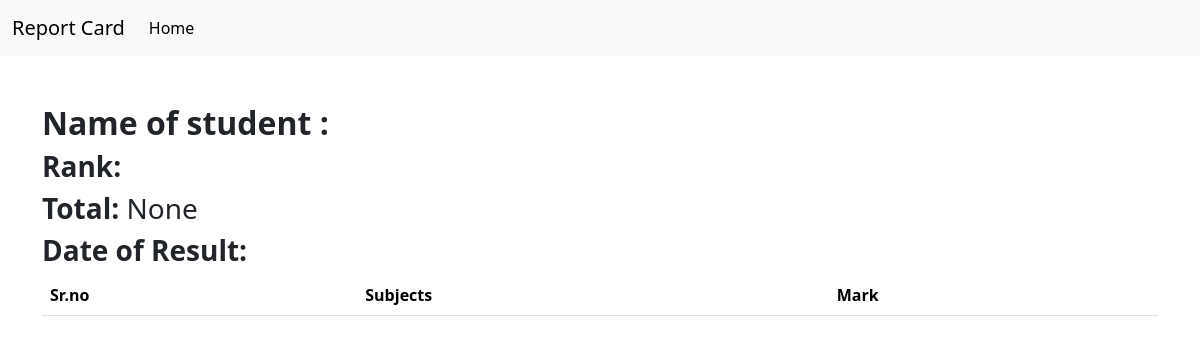
The app's page /see_mark/STU-0949, older data.
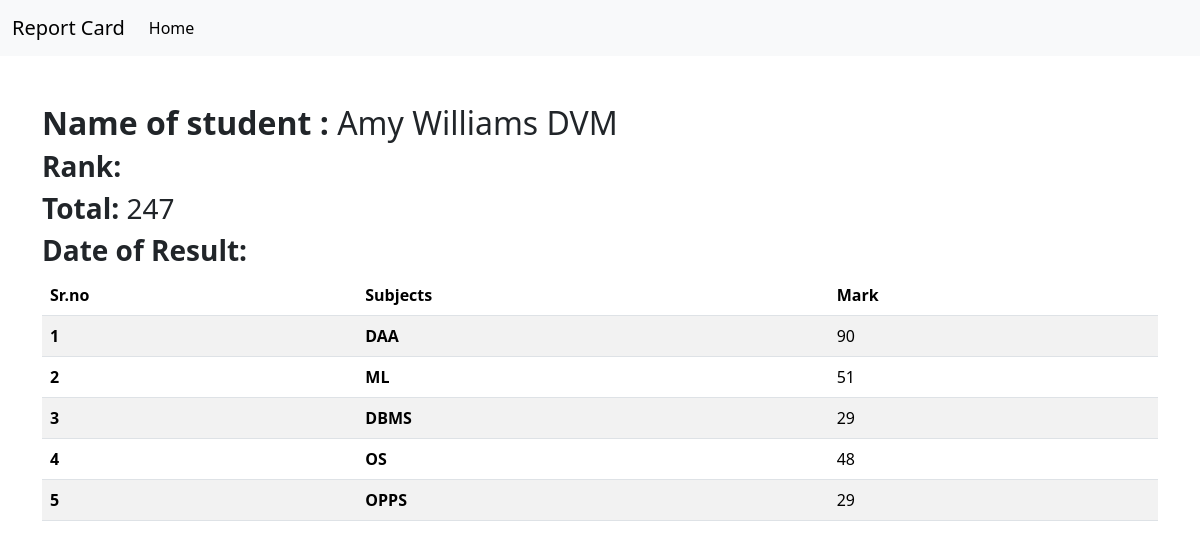
The same page, newer data.
### student/models.py (models this page shows, shortened)
class SubjectMark(models.Model):
    student = models.ForeignKey(Student,related_name="studentmark",on_delete=models.CASCADE)
    subject = models.ForeignKey(Subject, on_delete=models.CASCADE)
    marks = models.IntegerField()
    class Meta :
        unique_together = ['student','subject']

class Student(models.Model):
    department = models.ForeignKey(Department, on_delete=models.CASCADE, related_name='depart')
    studentid = models.OneToOneField(StudentId, on_delete=models.CASCADE, related_name='student')
    student_name = models.CharField(max_length=100)
    student_email = models.EmailField(unique=True)
    student_age = models.IntegerField(default=18)
    student_address = models.TextField()
    is_deleted = models.BooleanField(default=False)
    objects = StudentManager()
    admin_objects = models.Manager()
    def __str__(self):
        return self.student_name
    class Meta:
        ordering = ['student_name']
        verbose_name = "student"

class Subject(models.Model):
    subject_name = models.CharField(max_length=100)

### student/views.py (the view)
# urls.py: path('see_mark/<studentid>', see_mark, name='see_mark'),
def see_mark (request,studentid):
    queryset = SubjectMark.objects.filter(student__studentid__studentid = studentid)
    total_marks = queryset.aggregate(total_marks = Sum ('marks'))
    return render(request,'see_mark.html',{'queryset':queryset,'total_marks' : total_marks})

### student/templates/see_mark.html
{% extends "base.html" %}
{% block start %}
<div class="container mt-5">
<table class="table table-striped">
    <h2><b>Name of student :    </b>  {{queryset.first.student}} </h2>
    <h3><b>Rank:</b>   {{queryset.first.student.studentreportcard.first.student_rank}}</h3>
    <h3><b>Total:</b>   {{total_marks.total_marks}}</h3>
    <h3><b>Date of Result: </b>   {{queryset.first.student.studentreportcard.first.date_of_report_card_genration}}</h3>
    <thead>
        <tr>
          <th scope="col">Sr.no</th>
          <th scope="col">Subjects</th>
          <th scope="col">Mark</th>
        </tr>
      </thead>
    <tbody>
        {% for marks in queryset %}
        <tr>
            <th scope="row">{{ forloop.counter }}</th>
            <td>   <b> {{marks.subject.subject_name}} </b>
            </td>
            <td>{{marks.marks}} </td>
        </tr>
        {% endfor %}
    </tbody>
</table>
</div>
{% endblock %}

Row changes from the older to the newer data that the page shows:
added SubjectMark: first.student "Amy Williams DVM", subject.subject_name "DAA", marks "90"
added SubjectMark: subject.subject_name "ML", marks "51"
added SubjectMark: subject.subject_name "DBMS", marks "29"
added SubjectMark: subject.subject_name "OS", marks "48"
added SubjectMark: subject.subject_name "OPPS", marks "29"
Text that changed along with them:
{{ total_marks.total_marks }}: "None" → "247"
